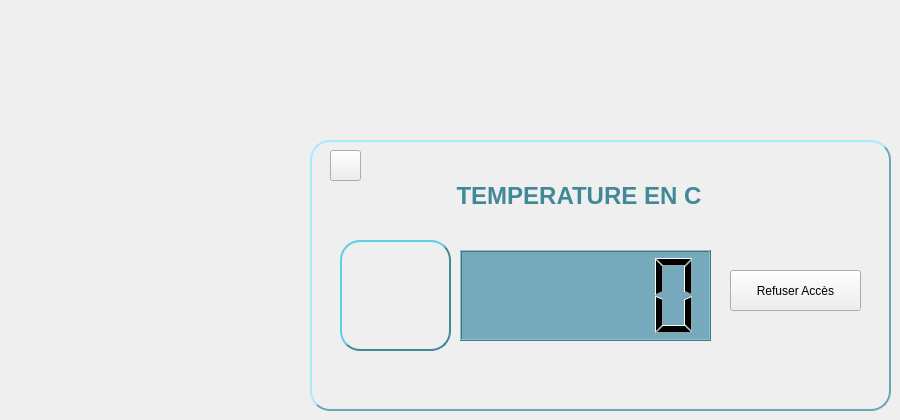
    <widget class="QWidget" name="page_5">
     <widget class="QPushButton" name="pushButton_refuserTEMP">
      <property name="geometry">
       <rect>
        <x>730</x>
        <y>270</y>
        <width>131</width>
        <height>41</height>
       </rect>
      </property>
      <property name="styleSheet">
       <string notr="true">QPushButton:pressed {
       background-color: qlineargradient(spread:pad, x1:0, y1:0, x2:0, y2:1,   stop:0 rgba(60, 186, 162, 255), stop:1 rgba(98, 211, 162, 255))
}
QPushButton:hover:!pressed{ color: #035381}

QPushButton:disabled {
       background-color: rgb(170, 170, 127)
}</string>
      </property>
      <property name="text">
       <string>Refuser Accès</string>
      </property>
     </widget>
     <widget class="QLCDNumber" name="lcdNumber_temp">
      <property name="geometry">
       <rect>
        <x>460</x>
        <y>250</y>
        <width>251</width>
        <height>91</height>
       </rect>
      </property>
      <property name="styleSheet">
       <string notr="true">background-color:#76A9BC;</string>
      </property>
     </widget>
     <widget class="QLabel" name="label_temperature">
      <property name="geometry">
       <rect>
        <x>310</x>
        <y>140</y>
        <width>581</width>
        <height>271</height>
       </rect>
      </property>
      <property name="font">
       <font>
        <pointsize>18</pointsize>
        <weight>75</weight>
        <italic>true</italic>
        <bold>true</bold>
       </font>
      </property>
      <property name="styleSheet">
       <string notr="true">   border: 2px solid #67A7B7;
    border-radius: 20px;
    border-style: outset;
 background: qradialgradient(
        cx: 0.3, cy: -0.4, fx: 0.3, fy: -0.4,
        radius: 1.35, stop: 0 #fff, stop: 1 #FF9969
        );
    padding: 5px;
color: #418997;</string>
      </property>
      <property name="text">
       <string/>
      </property>
     </widget>
     <widget class="QToolButton" name="toolButton">
      <property name="geometry">
       <rect>
        <x>340</x>
        <y>240</y>
        <width>111</width>
        <height>111</height>
       </rect>
      </property>
      <property name="styleSheet">
       <string notr="true">color: #333;
    border: 2px solid #418997;
    border-radius: 20px;
    border-style: outset;
 background: qradialgradient(
        cx: 0.3, cy: -0.4, fx: 0.3, fy: -0.4,
        radius: 1.35, stop: 0 #fff, stop: 1 #93C1CA
        );
    padding: 5px;</string>
      </property>
      <property name="text">
       <string/>
      </property>
      <property name="icon">
       <iconset resource="resource.qrc">
        <normaloff>:/rsc/img/temp2.jpg</normaloff>:/rsc/img/temp2.jpg</iconset>
      </property>
      <property name="iconSize">
       <size>
        <width>200</width>
        <height>200</height>
       </size>
      </property>
     </widget>
     <widget class="QPushButton" name="pushButton_3">
      <property name="geometry">
       <rect>
        <x>330</x>
        <y>150</y>
        <width>31</width>
        <height>31</height>
       </rect>
      </property>
      <property name="text">
       <string/>
      </property>
      <property name="icon">
       <iconset resource="resource.qrc">
        <normaloff>:/rsc/img/return2.jpg</normaloff>:/rsc/img/return2.jpg</iconset>
      </property>
      <property name="iconSize">
       <size>
        <width>50</width>
        <height>40</height>
       </size>
      </property>
     </widget>
     <widget class="QLabel" name="label">
      <property name="geometry">
       <rect>
        <x>370</x>
        <y>170</y>
        <width>401</width>
        <height>51</height>
       </rect>
      </property>
      <property name="font">
       <font>
        <pointsize>18</pointsize>
        <weight>75</weight>
        <bold>true</bold>
       </font>
      </property>
      <property name="styleSheet">
       <string notr="true">color: #418997;</string>
      </property>
      <property name="text">
       <string>             TEMPERATURE EN C</string>
      </property>
     </widget>
     <zorder>label_temperature</zorder>
     <zorder>pushButton_refuserTEMP</zorder>
     <zorder>lcdNumber_temp</zorder>
     <zorder>toolButton</zorder>
     <zorder>pushButton_3</zorder>
     <zorder>label</zorder>
    </widget>
